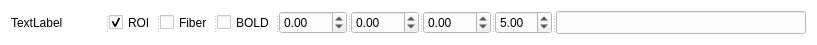
<?xml version="1.0" encoding="UTF-8"?>
<ui version="4.0">
 <class>adjROIW</class>
 <widget class="QWidget" name="adjROIW">
  <property name="geometry">
   <rect>
    <x>0</x>
    <y>0</y>
    <width>817</width>
    <height>44</height>
   </rect>
  </property>
  <property name="sizePolicy">
   <sizepolicy hsizetype="Preferred" vsizetype="Fixed">
    <horstretch>0</horstretch>
    <verstretch>0</verstretch>
   </sizepolicy>
  </property>
  <property name="palette">
   <palette>
    <active>
     <colorrole role="Base">
      <brush brushstyle="SolidPattern">
       <color alpha="255">
        <red>255</red>
        <green>255</green>
        <blue>255</blue>
       </color>
      </brush>
     </colorrole>
     <colorrole role="Window">
      <brush brushstyle="SolidPattern">
       <color alpha="255">
        <red>255</red>
        <green>255</green>
        <blue>255</blue>
       </color>
      </brush>
     </colorrole>
    </active>
    <inactive>
     <colorrole role="Base">
      <brush brushstyle="SolidPattern">
       <color alpha="255">
        <red>252</red>
        <green>252</green>
        <blue>252</blue>
       </color>
      </brush>
     </colorrole>
     <colorrole role="Window">
      <brush brushstyle="SolidPattern">
       <color alpha="255">
        <red>255</red>
        <green>255</green>
        <blue>255</blue>
       </color>
      </brush>
     </colorrole>
    </inactive>
    <disabled>
     <colorrole role="Base">
      <brush brushstyle="SolidPattern">
       <color alpha="255">
        <red>255</red>
        <green>255</green>
        <blue>255</blue>
       </color>
      </brush>
     </colorrole>
     <colorrole role="Window">
      <brush brushstyle="SolidPattern">
       <color alpha="255">
        <red>255</red>
        <green>255</green>
        <blue>255</blue>
       </color>
      </brush>
     </colorrole>
    </disabled>
   </palette>
  </property>
  <property name="windowTitle">
   <string>Form</string>
  </property>
  <property name="toolTip">
   <string/>
  </property>
  <layout class="QVBoxLayout" name="verticalLayout">
   <item>
    <widget class="QSplitter" name="splitter_2">
     <property name="orientation">
      <enum>Qt::Horizontal</enum>
     </property>
     <widget class="QLabel" name="roiIndex">
      <property name="sizePolicy">
       <sizepolicy hsizetype="Preferred" vsizetype="Preferred">
        <horstretch>100</horstretch>
        <verstretch>0</verstretch>
       </sizepolicy>
      </property>
      <property name="maximumSize">
       <size>
        <width>100</width>
        <height>16777215</height>
       </size>
      </property>
      <property name="toolTip">
       <string>ROI Name</string>
      </property>
      <property name="text">
       <string>TextLabel</string>
      </property>
     </widget>
     <widget class="QCheckBox" name="checkBox">
      <property name="toolTip">
       <string>whether or not show ROI</string>
      </property>
      <property name="whatsThis">
       <string extracomment="Whether or not display this ROI."/>
      </property>
      <property name="text">
       <string>ROI</string>
      </property>
      <property name="checked">
       <bool>true</bool>
      </property>
     </widget>
     <widget class="QCheckBox" name="checkBox_Fiber">
      <property name="sizePolicy">
       <sizepolicy hsizetype="Minimum" vsizetype="Fixed">
        <horstretch>0</horstretch>
        <verstretch>0</verstretch>
       </sizepolicy>
      </property>
      <property name="toolTip">
       <string>Whether or not show the fibers of ROI</string>
      </property>
      <property name="text">
       <string>Fiber</string>
      </property>
     </widget>
     <widget class="QCheckBox" name="checkBox_BOLD">
      <property name="sizePolicy">
       <sizepolicy hsizetype="Minimum" vsizetype="Fixed">
        <horstretch>0</horstretch>
        <verstretch>0</verstretch>
       </sizepolicy>
      </property>
      <property name="toolTip">
       <string>Whether or not show BOLD</string>
      </property>
      <property name="text">
       <string>BOLD</string>
      </property>
     </widget>
     <widget class="QSplitter" name="splitter">
      <property name="sizePolicy">
       <sizepolicy hsizetype="Expanding" vsizetype="Fixed">
        <horstretch>0</horstretch>
        <verstretch>0</verstretch>
       </sizepolicy>
      </property>
      <property name="contextMenuPolicy">
       <enum>Qt::DefaultContextMenu</enum>
      </property>
      <property name="toolTip">
       <string/>
      </property>
      <property name="accessibleDescription">
       <string extracomment="Whether or not display this ROI."/>
      </property>
      <property name="orientation">
       <enum>Qt::Horizontal</enum>
      </property>
      <widget class="QDoubleSpinBox" name="xchange">
       <property name="toolTip">
        <string>change to the x coordinate</string>
       </property>
       <property name="minimum">
        <double>-100.000000000000000</double>
       </property>
       <property name="singleStep">
        <double>1.000000000000000</double>
       </property>
      </widget>
      <widget class="QDoubleSpinBox" name="ychange">
       <property name="toolTip">
        <string>change to the y coordinate</string>
       </property>
       <property name="minimum">
        <double>-100.000000000000000</double>
       </property>
       <property name="value">
        <double>0.000000000000000</double>
       </property>
      </widget>
      <widget class="QDoubleSpinBox" name="zchange">
       <property name="toolTip">
        <string>change to the z coordinate</string>
       </property>
       <property name="minimum">
        <double>-100.000000000000000</double>
       </property>
      </widget>
     </widget>
     <widget class="QDoubleSpinBox" name="radiusBox">
      <property name="toolTip">
       <string>Radius of current ROI</string>
      </property>
      <property name="value">
       <double>5.000000000000000</double>
      </property>
     </widget>
     <widget class="QLineEdit" name="coordDisp">
      <property name="minimumSize">
       <size>
        <width>250</width>
        <height>0</height>
       </size>
      </property>
      <property name="toolTip">
       <string>the physical coordinates of current ROI</string>
      </property>
      <property name="whatsThis">
       <string>Coord</string>
      </property>
     </widget>
    </widget>
   </item>
  </layout>
 </widget>
 <resources/>
 <connections/>
</ui>
